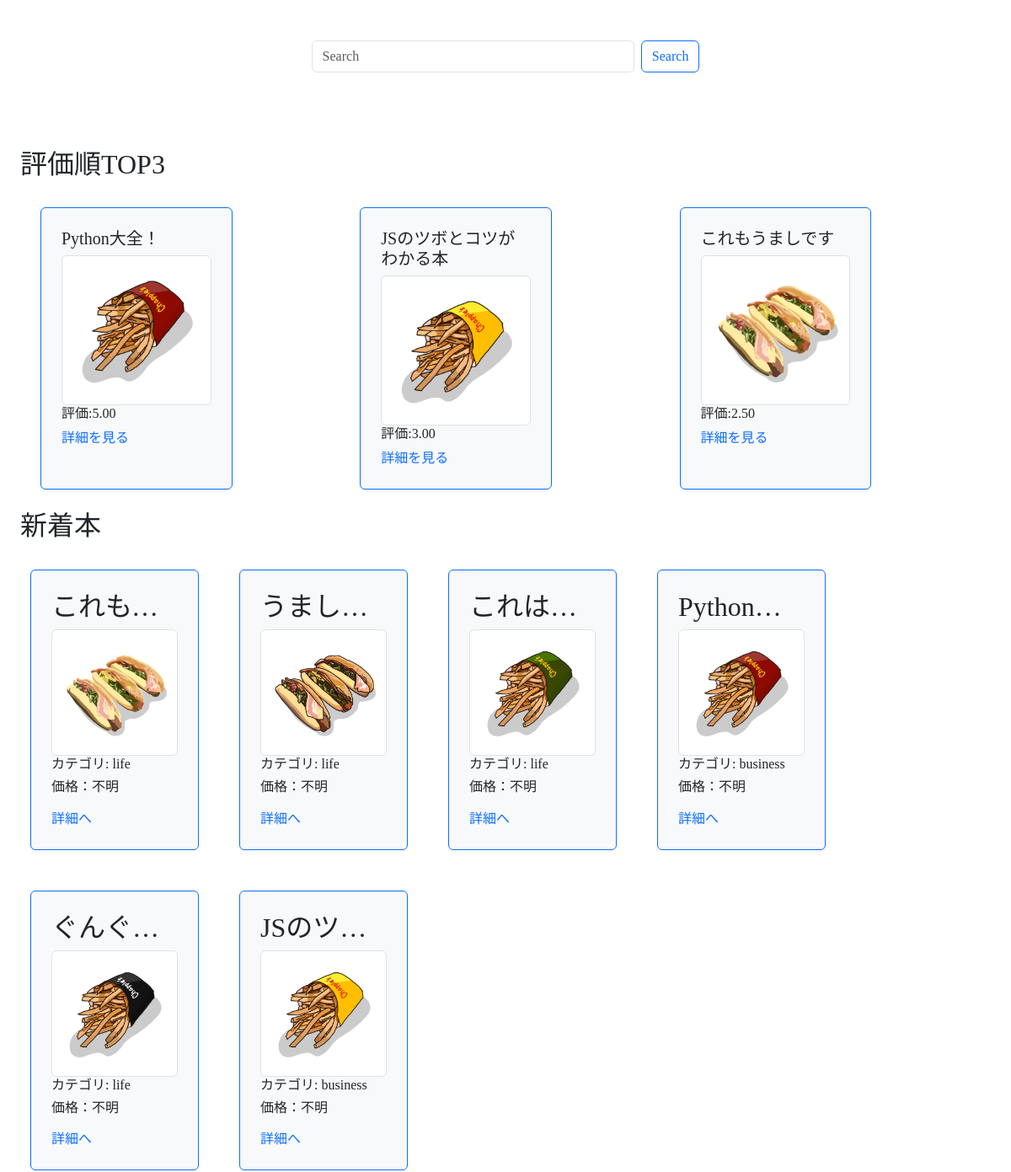
/ (middle part), run on an earlier commit of the app's database.
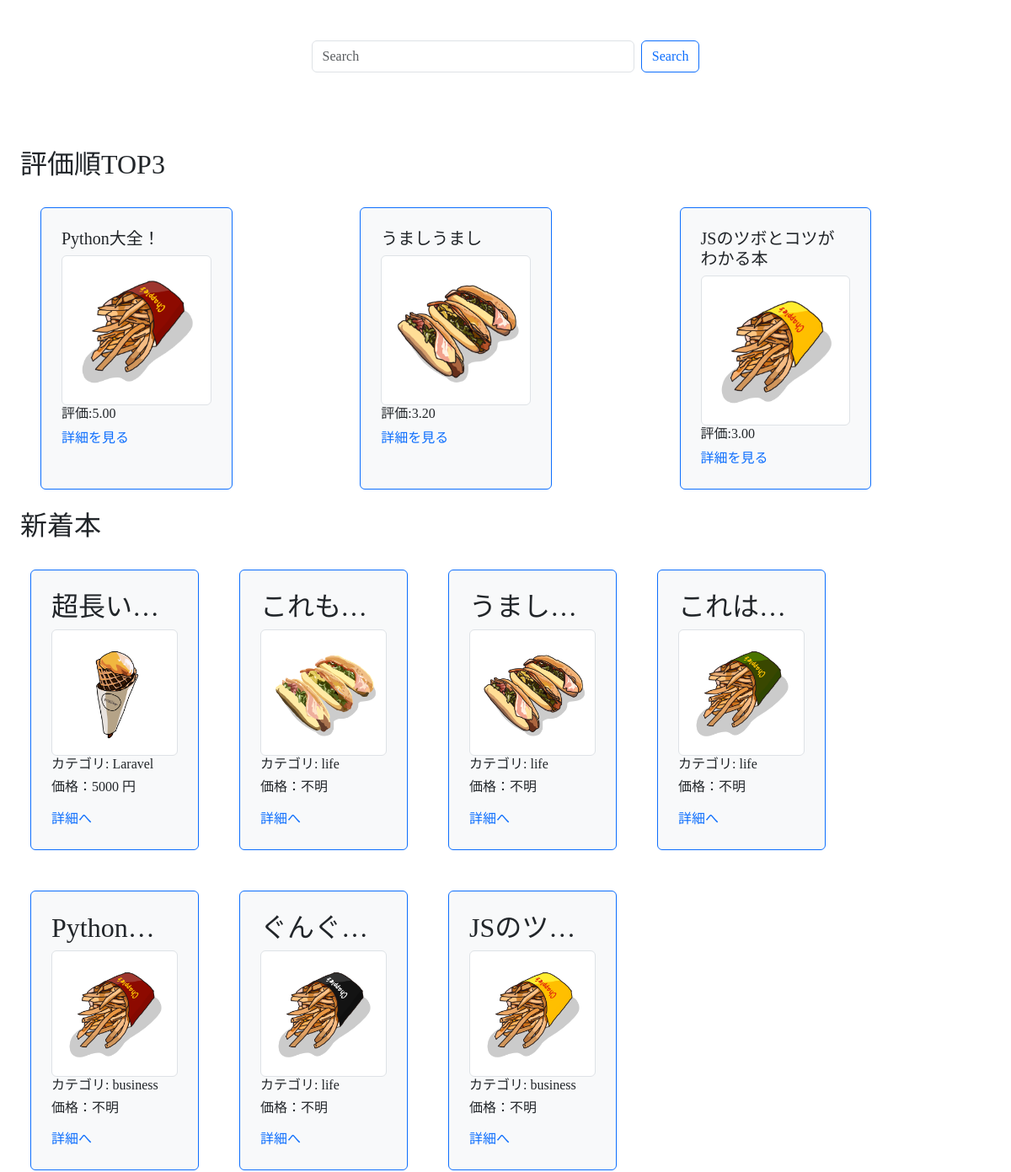
And on a later commit of the database.
### book/models.py (models this page shows, shortened)
class Book(models.Model):
    title = models.CharField(max_length=100)
    text = models.TextField()
    thumbnail = models.ImageField(null=True, blank=True)
    category = models.CharField(max_length=100, choices=CATEGORY)
    user = models.ForeignKey('auth.User', on_delete=models.CASCADE)
    price = models.IntegerField(null=True, blank=True)
    url = models.URLField(null=True, blank=True)

### book/views.py (the view)
# urls.py: path('', views.index_view, name = 'index'),
def index_view(request):                #functionバージョン
    object_list = Book.objects.order_by('-id')  #Bookモデルのデータを最新で並べ替える
    ranking_list = Book.objects.annotate(avg_rating=Avg('review__rate')).order_by('-avg_rating')[:3]
    paginator = Paginator(ranking_list, ITEMS_PER_PAGE)
    paginator = Paginator(object_list, ITEMS_PER_PAGE)
    page_number = request.GET.get('page')
    page_obj = paginator.get_page(page_number)
    return render(request, 'book/index.html', {'object_list': object_list, 'ranking_list': ranking_list, 'page_obj':page_obj})  #index.htmlを表示する

### book/templates/book/index.html (shortened to what this page needs)
{% extends 'base.html' %}
{% block content %}
<div class="search">
    <form class="d-flex" action="{% url 'list-book' %}" method="get">
        <input name="q" class="form-control me-2" type="search" placeholder="Search" aria-label="Search">
        <button class="btn btn-outline-primary" type="submit">Search</button>
    </form>
</div>
<div class="row">
    <h2>評価順TOP3</h2>
    <div class="eva">
        {% for ranking_book in ranking_list %}
        <div class="p-4 m-4 bg-light border border-primary rounded">
            <h3 class="text-dark h5">{{ ranking_book.title }}</h3>
            <img src="{{ ranking_book.thumbnail.url }}" class="img-thumbnail" alt="thumbnail">
            <h6>評価:{{ ranking_book.avg_rating|floatformat:2 }}</h6>
            <a href="{% url 'detail-book' ranking_book.id %}">詳細を見る</a>
        </div>
        {% endfor %}
    </div>
</div>
<div class="row neworder">
    <h2>新着本</h2>
    {% for item in object_list %}
    <div class="p-4 m-4 bg-light border border-primary rounded disp1 item">
        <h2 class="text-dark text-truncate">{{ item.title }}</h2>
        <img src="{{ item.thumbnail.url }}" class="img-thumbnail" alt="thumbnail">
        <h6 >カテゴリ: {{ item.category }}</h6>
        {% if item.price == Null%}
        <h6>価格：不明</h6>
        {% else %}
        <h6>価格：{{ item.price }} 円</h6>
        {% endif %}
        <div class="mt-3">
            <a href="{% url 'detail-book' item.pk %}">詳細へ</a>
        </div>
    </div>
    {% endfor %}
</div>
{% endblock content %}

What changed in the data, as far as the page shows it:
no longer on one of the page's lists (row unchanged): Book: title "これもうましです", avg_rating "2.50"
now on one of the page's lists (row edited): Book: title "うましうまし", avg_rating "3.20"
added Book: title "超長い…", thumbnail (picture), category "Laravel", price "5000", shown under "新着本"
